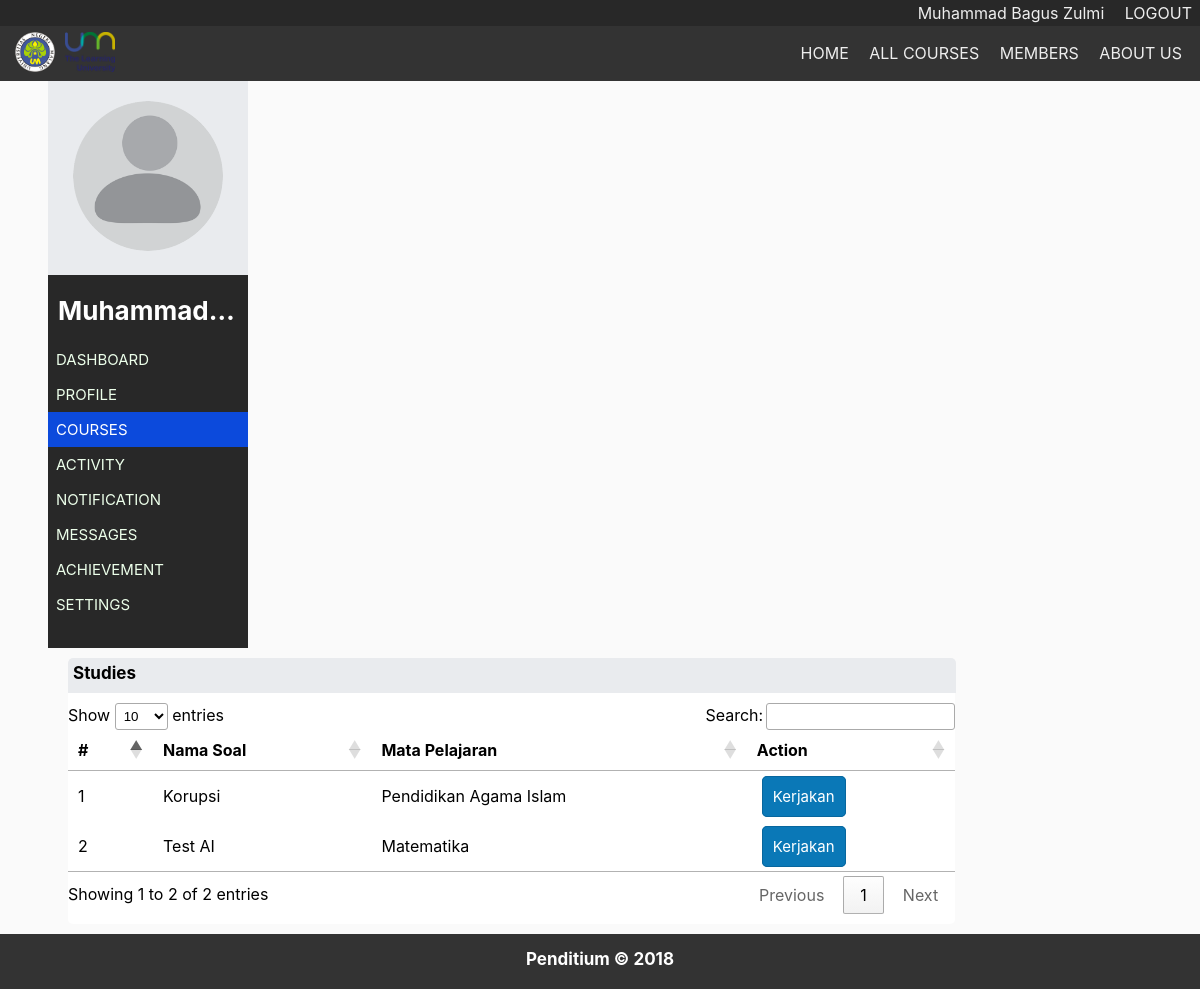
Page /dashboard/soal/index.php (signed in) on the committed database.
### tables this page shows
CREATE TABLE `soal` (
  `id_soal` int(11) NOT NULL,
  `nama_soal` varchar(100) NOT NULL,
  `tanggal_upload` timestamp NOT NULL DEFAULT CURRENT_TIMESTAMP ON UPDATE CURRENT_TIMESTAMP,
  `tanggal_update` timestamp NOT NULL DEFAULT '0000-00-00 00:00:00',
  `id_matpel` int(11) NOT NULL
);

CREATE TABLE `matpel` (
  `id_matpel` int(10) UNSIGNED ZEROFILL NOT NULL,
  `nama_matpel` varchar(60) NOT NULL
);

### dashboard/soal/index.php (the view, shortened to what this page needs)
<?php
$nama = $_SESSION['nama'];
?>
<!DOCTYPE html>
<html lang="en">
	<head>
		<link rel="stylesheet" href="../css/dashboard.css" type="text/css">
		<link rel="stylesheet" href="./assets/css/index-style.css">
        <link rel="stylesheet" href="//cdn.datatables.net/1.10.19/css/jquery.dataTables.min.css">
	</head>
	<body>
	<div id="header">
		<div class="menu-login">
			  <ul>
				<li><a href="../"><?php echo $nama ?></a></li>
				<li><a href="../logout.php">LOGOUT</a></li>
			  </ul>
		</div>
		<div class="wrapper">
			<img src="../img/logoUM1.png">
			<img src="../img/logoUM2.png">
			<ul>
				<li><a href="/">HOME</a></li>
				<li><a href="./">ALL COURSES</a></li>
				<li><a href="">MEMBERS</a></li>
				<li><a href="">ABOUT US</a></li>
			</ul>
		</div>
	</div>
	<center><div id="body">
		<div id="nav">
			<img class="image1" src="../img/profil.png">
			<div id="nav2">
				<b><div class="font"><?php echo $nama ?></div></b>
				<div class="sidebar">
					<ul>
						<li><a href="../index.php">DASHBOARD</a></li>
						<li><a href="../profile.php">PROFILE</a></li>
						<li class="active"><a href="../soal">COURSES</a></li>
						<li><a href="../activity.php">ACTIVITY</a></li>
						<li><a href="../notif.php">NOTIFICATION</a></li>
						<li><a href="../message.php">MESSAGES</a></li>
						<li><a href="../achieve.php">ACHIEVEMENT</a></li>
						<li><a href="../settings.php">SETTINGS</a></li>
					</ul>
				</div>
			</div>
		</div>
		<div id="nav-section">
			<div id="nav-isi1">
				<div class="static">
					<b>Studies</b>
				</div>
				<div class="inner-wrapper">
					<table id="list-soal">
						<thead>
							<tr>
								<th>#</th>
								<th>Nama Soal</th>
								<th>Mata Pelajaran</th>
								<th>Action</th>
							</tr>
						</thead>
						<tbody>
							<?php
							include $_SERVER['DOCUMENT_ROOT'].'/php_conn/connect.php';
							$query = "SELECT id_soal, nama_soal, nama_matpel FROM soal s, matpel m WHERE s.id_matpel = m.id_matpel";
							$result = mysqli_query($connect, $query);
							if ($result) {
								$i=1;
								while($row = mysqli_fetch_array($result, MYSQLI_ASSOC)) {
									echo "<tr>";
									echo "<td>".$i++."</td>";
									echo "<td>".$row['nama_soal']."</td>";
									echo "<td>".$row['nama_matpel']."</td>";
									echo "<td class='btn-wrapper'><a class='btn blue' href='soal.php?id=".$row['id_soal']."'>Kerjakan</a></td>";
									echo "</tr>";
								}
							}
							?>
						</tbody>
					</table>
				</div>
			</div>
		</div>
	</div></center>
	<div id="footer">
		<b>Penditium &copy 2018</b>
	</div>
	</body>
<html>

### dashboard/css/dashboard.css (style rules this page uses)
body { margin: 0; font-family: -apple-system, BlinkMacSystemFont, 'Segoe UI', Roboto, Oxygen, Ubuntu, Cantarell, 'Open Sans', 'Helvetica Neue', sans-serif; background-color: #fafafa; }
#header { width: 100%; background-color: #333; }
#body { width: 92%; height: auto; }
.menu-login { background-color: #282828; text-align: right; color: #eeee; padding: 3px 0; }
.menu-login ul { max-width: 1225px; margin: 0 auto; }
.menu-login li { display: inline-block; margin: 0 8px; }
.menu-login a { text-decoration: none; color: #eee; }
.wrapper { max-width: 1180px; margin: 0 auto; padding: 1px 0; }
.wrapper ul { text-align: right; margin: 0; }
.wrapper li { display: inline-block; }
.wrapper a { text-decoration: none; color: #eee; display: inline-block; line-height: 53px; transition: all 0.3s ease-in-out; padding: 0 8px; }
.wrapper img { height: 40px; float: left; padding: 5px; }
#nav { float: left; width: 200px; height: auto; padding-top: 20px; background-color: #e9ebee; }
.font { font-size: 26px; text-align: left; padding-top: 10px; color: white; white-space: nowrap; overflow: hidden; text-overflow: ellipsis; }
#nav2 { float: left; width: 180px; height: auto; padding: 10px; margin-top: 20px; background-color: #282828; }
.sidebar { width: 240px; margin: 0 0 0 -50px; }
.sidebar ul li { list-style: none; }
.sidebar ul li a { font-size: 15px; padding: 8px; text-decoration: none; display: block; text-align: left; color: #ecffea; background-color: #282828; }
.sidebar li.active a { font-size: 15px; color: white; background-color: #0c4adc; }
#nav-section { float: left; width: 82%; height: auto; padding-left: 20px; padding-top: 10px; padding-bottom: 10px; padding-right: 0; }
#nav-isi1 { float: left; width: 98%; background-color: white; border-radius: 5px; }
.image1 { width: 150px; height: 150px; border-radius: 200px; }
.static { width: 99%; height: 25px; font-size: 17px; text-align: left; padding: 5px; background: #e9ebee; color: black; border-radius: 5px 5px 0 0; }
#footer { float: left; width: 100%; height: 25px; font-size: 17px; text-align: center; padding: 15px 0 15px 0; background: #333; color: white; }
.btn { padding: 10px; border-radius: 3px; cursor: pointer; text-decoration: none; font-size: 15px; }
.blue { background-color: #0c4adc; color: #fff; border: 0; }
* { transition: all 0.3s ease-in-out; }

### dashboard/soal/assets/css/index-style.css (style rules this page uses)
.btn { padding: 10px; border-radius: 5px; cursor: pointer; text-decoration: none; }
.blue { background: #0a78b7; color: #fff; border: 1px solid #08679e; }
.inner-wrapper { margin: 10px 0; }
.btn-wrapper { overflow: hidden; padding: 15px !important; }

### rows in the picture
soal: nama_soal "Korupsi", id_matpel.nama_matpel "Pendidikan Agama Islam"
soal: nama_soal "Test AI", id_matpel.nama_matpel "Matematika"

### other values in the picture
$nama "Muhammad Bagus Zulmi"
$nama "Muhammad…"
